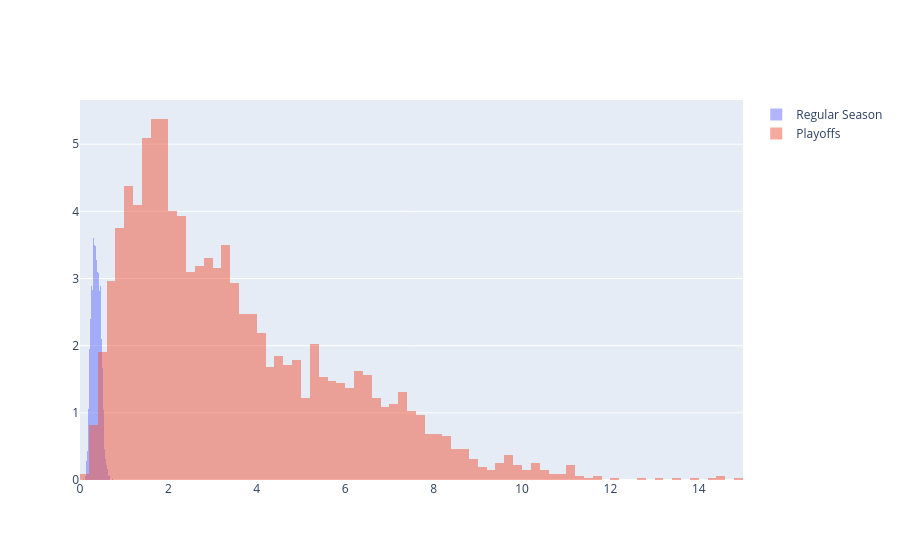

This figure's notebook cell:
### Code cell
fig = go.Figure()
fig.add_trace(go.Histogram(x=rs_df['MIN']/rs_df['GP'], histnorm='percent', name='Regular Season'))
fig.add_trace(go.Histogram(x=playoff_df['MIN']/playoff_df['GP'], histnorm='percent', name='Playoffs'))
fig.update_layout(barmode='overlay')
fig.update_traces(opacity=0.5)
fig.show()

### Figure 1 — Plotly figure (JSON) as saved in the notebook; plotly's stock layout.template omitted (floating-point values rounded to 4 significant figures; data arrays with more than 128 entries replaced by an {"elided": "..."} marker saying what was removed)
{"data": [{"histnorm": "percent", "name": "Regular Season", "opacity": 0.5, "type": "histogram", "x": {"elided": "4909 float values"}}, {"histnorm": "percent", "name": "Playoffs", "opacity": 0.5, "type": "histogram", "x": {"elided": "3200 float values"}}], "layout": {"autosize": true, "barmode": "overlay", "xaxis": {"autorange": true, "range": [3.608e-16, 15], "type": "linear"}, "yaxis": {"autorange": true, "range": [0, 5.658]}}}
